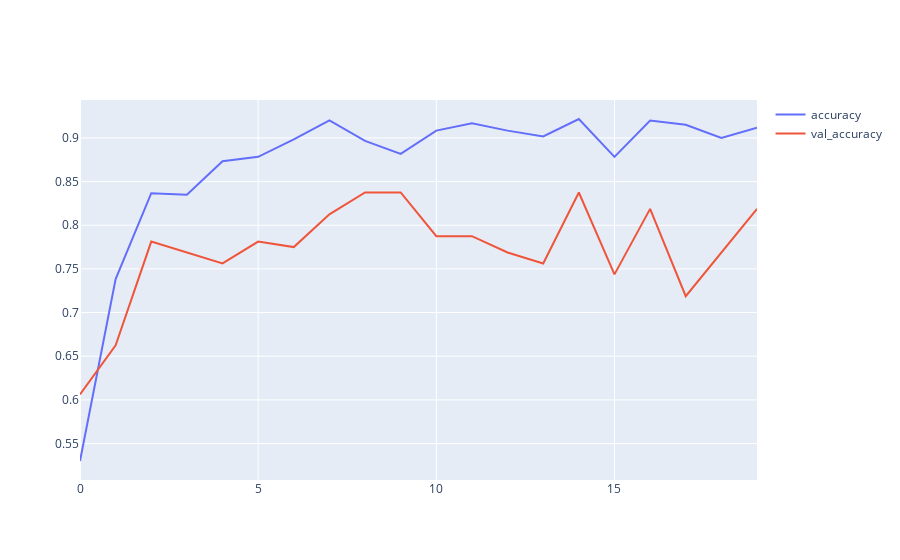
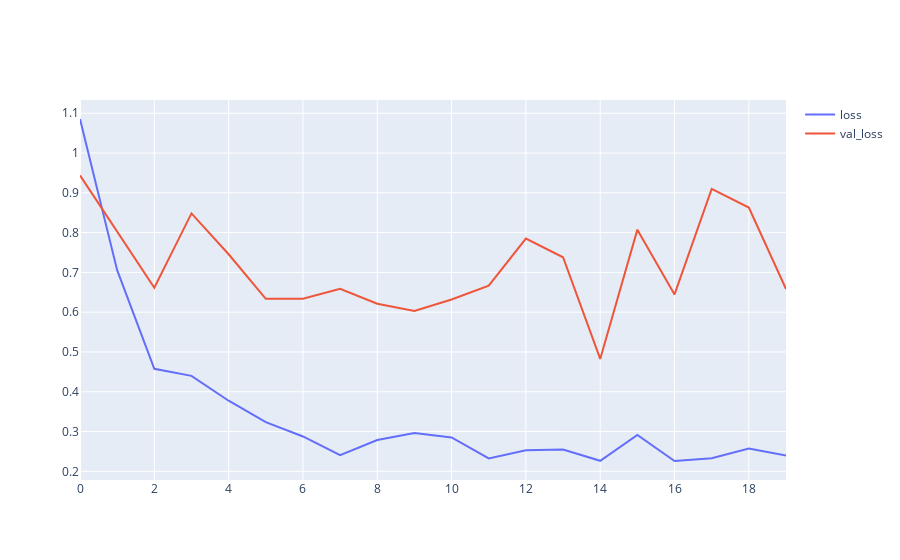

Notebook cell for these charts, in order:
### Code cell
def draw_history(history):
    fig1 = go.Figure()
    fig1.add_trace(go.Scatter(x=history.epoch, y=history.history["accuracy"], name="accuracy"))
    fig1.add_trace(go.Scatter(x=history.epoch, y=history.history["val_accuracy"], name="val_accuracy"))
    fig1.show()

    fig1 = go.Figure()
    fig1.add_trace(go.Scatter(x=history.epoch, y=history.history["loss"], name="loss"))
    fig1.add_trace(go.Scatter(x=history.epoch, y=history.history["val_loss"], name="val_loss"))
    fig1.show()


draw_history(history)

### Figure 1 — Plotly figure (JSON) as saved in the notebook; plotly's stock layout.template omitted (floating-point values rounded to 4 significant figures)
{"data": [{"name": "accuracy", "x": [0, 1, 2, 3, 4, 5, 6, 7, 8, 9, 10, 11, 12, 13, 14, 15, 16, 17, 18, 19], "y": [0.53, 0.7383, 0.8367, 0.835, 0.8733, 0.8783, 0.8983, 0.92, 0.8967, 0.8817, 0.9083, 0.9167, 0.9083, 0.9017, 0.9217, 0.8783, 0.92, 0.915, 0.9, 0.9117], "type": "scatter"}, {"name": "val_accuracy", "x": [0, 1, 2, 3, 4, 5, 6, 7, 8, 9, 10, 11, 12, 13, 14, 15, 16, 17, 18, 19], "y": [0.6062, 0.6625, 0.7812, 0.7688, 0.7563, 0.7812, 0.775, 0.8125, 0.8375, 0.8375, 0.7875, 0.7875, 0.7688, 0.7563, 0.8375, 0.7437, 0.8188, 0.7188, 0.7688, 0.8188], "type": "scatter"}], "layout": {}}

### Figure 2 — Plotly figure (JSON) as saved in the notebook; plotly's stock layout.template omitted (floating-point values rounded to 4 significant figures)
{"data": [{"name": "loss", "x": [0, 1, 2, 3, 4, 5, 6, 7, 8, 9, 10, 11, 12, 13, 14, 15, 16, 17, 18, 19], "y": [1.086, 0.7055, 0.4577, 0.44, 0.3774, 0.3235, 0.2876, 0.2407, 0.2788, 0.2963, 0.2851, 0.2325, 0.2528, 0.2549, 0.2264, 0.2916, 0.2259, 0.233, 0.257, 0.2398], "type": "scatter"}, {"name": "val_loss", "x": [0, 1, 2, 3, 4, 5, 6, 7, 8, 9, 10, 11, 12, 13, 14, 15, 16, 17, 18, 19], "y": [0.9438, 0.8037, 0.6612, 0.8483, 0.7456, 0.6335, 0.6336, 0.6588, 0.6212, 0.603, 0.632, 0.6664, 0.785, 0.738, 0.4825, 0.8074, 0.6446, 0.9099, 0.8629, 0.6583], "type": "scatter"}], "layout": {}}
